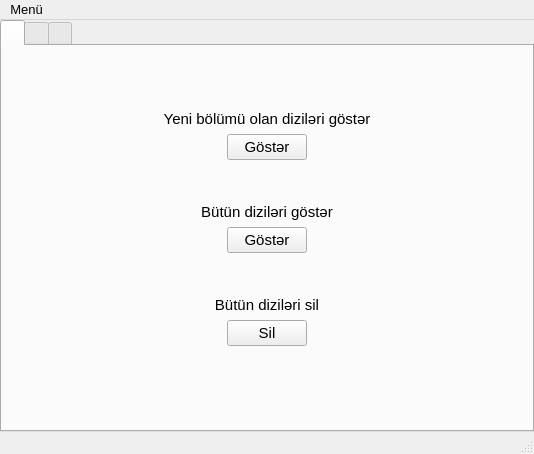
<?xml version="1.0" encoding="UTF-8"?>
<ui version="4.0">
 <class>MainWindow</class>
 <widget class="QMainWindow" name="MainWindow">
  <property name="geometry">
   <rect>
    <x>0</x>
    <y>0</y>
    <width>534</width>
    <height>454</height>
   </rect>
  </property>
  <property name="maximumSize">
   <size>
    <width>800</width>
    <height>600</height>
   </size>
  </property>
  <property name="windowTitle">
   <string>MainWindow</string>
  </property>
  <property name="windowIcon">
   <iconset resource="icons.qrc">
    <normaloff>:/icons/icons/Designbolts-Free-Multimedia-Film.ico</normaloff>:/icons/icons/Designbolts-Free-Multimedia-Film.ico</iconset>
  </property>
  <widget class="QWidget" name="centralwidget">
   <layout class="QGridLayout" name="gridLayout">
    <property name="leftMargin">
     <number>0</number>
    </property>
    <property name="topMargin">
     <number>0</number>
    </property>
    <property name="rightMargin">
     <number>0</number>
    </property>
    <property name="bottomMargin">
     <number>0</number>
    </property>
    <property name="spacing">
     <number>0</number>
    </property>
    <item row="1" column="0">
     <widget class="QTabWidget" name="tabWidget">
      <property name="enabled">
       <bool>true</bool>
      </property>
      <property name="currentIndex">
       <number>0</number>
      </property>
      <property name="iconSize">
       <size>
        <width>43</width>
        <height>28</height>
       </size>
      </property>
      <property name="movable">
       <bool>true</bool>
      </property>
      <widget class="QWidget" name="tab">
       <property name="enabled">
        <bool>true</bool>
       </property>
       <attribute name="icon">
        <iconset resource="icons.qrc">
         <normaloff>:/icons/icons/chapter.png</normaloff>:/icons/icons/chapter.png</iconset>
       </attribute>
       <attribute name="title">
        <string/>
       </attribute>
       <attribute name="toolTip">
        <string>Diziləri göztər</string>
       </attribute>
       <layout class="QGridLayout" name="gridLayout_3">
        <item row="0" column="0">
         <layout class="QVBoxLayout" name="verticalLayout">
          <property name="topMargin">
           <number>55</number>
          </property>
          <property name="bottomMargin">
           <number>75</number>
          </property>
          <item>
           <widget class="QLabel" name="label">
            <property name="font">
             <font>
              <pointsize>11</pointsize>
             </font>
            </property>
            <property name="text">
             <string>Yeni bölümü olan diziləri göstər</string>
            </property>
            <property name="alignment">
             <set>Qt::AlignCenter</set>
            </property>
           </widget>
          </item>
          <item>
           <layout class="QHBoxLayout" name="horizontalLayout_2">
            <item>
             <spacer name="horizontalSpacer_3">
              <property name="orientation">
               <enum>Qt::Horizontal</enum>
              </property>
              <property name="sizeHint" stdset="0">
               <size>
                <width>40</width>
                <height>20</height>
               </size>
              </property>
             </spacer>
            </item>
            <item>
             <widget class="QPushButton" name="pushButton">
              <property name="sizePolicy">
               <sizepolicy hsizetype="Preferred" vsizetype="Fixed">
                <horstretch>0</horstretch>
                <verstretch>0</verstretch>
               </sizepolicy>
              </property>
              <property name="font">
               <font>
                <pointsize>11</pointsize>
                <bold>false</bold>
               </font>
              </property>
              <property name="text">
               <string>Göstər</string>
              </property>
             </widget>
            </item>
            <item>
             <spacer name="horizontalSpacer_4">
              <property name="orientation">
               <enum>Qt::Horizontal</enum>
              </property>
              <property name="sizeHint" stdset="0">
               <size>
                <width>40</width>
                <height>20</height>
               </size>
              </property>
             </spacer>
            </item>
           </layout>
          </item>
          <item>
           <spacer name="verticalSpacer">
            <property name="orientation">
             <enum>Qt::Vertical</enum>
            </property>
            <property name="sizeHint" stdset="0">
             <size>
              <width>216</width>
              <height>61</height>
             </size>
            </property>
           </spacer>
          </item>
          <item>
           <widget class="QLabel" name="label_2">
            <property name="font">
             <font>
              <pointsize>11</pointsize>
             </font>
            </property>
            <property name="text">
             <string>Bütün diziləri göstər</string>
            </property>
            <property name="alignment">
             <set>Qt::AlignCenter</set>
            </property>
           </widget>
          </item>
          <item>
           <layout class="QHBoxLayout" name="horizontalLayout">
            <item>
             <spacer name="horizontalSpacer">
              <property name="orientation">
               <enum>Qt::Horizontal</enum>
              </property>
              <property name="sizeHint" stdset="0">
               <size>
                <width>20</width>
                <height>20</height>
               </size>
              </property>
             </spacer>
            </item>
            <item>
             <widget class="QPushButton" name="pushButton_2">
              <property name="sizePolicy">
               <sizepolicy hsizetype="Preferred" vsizetype="Preferred">
                <horstretch>0</horstretch>
                <verstretch>0</verstretch>
               </sizepolicy>
              </property>
              <property name="font">
               <font>
                <pointsize>11</pointsize>
               </font>
              </property>
              <property name="text">
               <string>Göstər</string>
              </property>
             </widget>
            </item>
            <item>
             <spacer name="horizontalSpacer_2">
              <property name="orientation">
               <enum>Qt::Horizontal</enum>
              </property>
              <property name="sizeHint" stdset="0">
               <size>
                <width>20</width>
                <height>20</height>
               </size>
              </property>
             </spacer>
            </item>
           </layout>
          </item>
          <item>
           <spacer name="verticalSpacer_2">
            <property name="orientation">
             <enum>Qt::Vertical</enum>
            </property>
            <property name="sizeType">
             <enum>QSizePolicy::Expanding</enum>
            </property>
            <property name="sizeHint" stdset="0">
             <size>
              <width>216</width>
              <height>61</height>
             </size>
            </property>
           </spacer>
          </item>
          <item>
           <widget class="QLabel" name="label_3">
            <property name="font">
             <font>
              <pointsize>11</pointsize>
             </font>
            </property>
            <property name="text">
             <string>Bütün diziləri sil</string>
            </property>
            <property name="alignment">
             <set>Qt::AlignCenter</set>
            </property>
           </widget>
          </item>
          <item>
           <layout class="QHBoxLayout" name="horizontalLayout_3">
            <item>
             <spacer name="horizontalSpacer_5">
              <property name="orientation">
               <enum>Qt::Horizontal</enum>
              </property>
              <property name="sizeHint" stdset="0">
               <size>
                <width>40</width>
                <height>20</height>
               </size>
              </property>
             </spacer>
            </item>
            <item>
             <widget class="QPushButton" name="pushButton_3">
              <property name="font">
               <font>
                <pointsize>11</pointsize>
               </font>
              </property>
              <property name="text">
               <string>Sil</string>
              </property>
             </widget>
            </item>
            <item>
             <spacer name="horizontalSpacer_6">
              <property name="orientation">
               <enum>Qt::Horizontal</enum>
              </property>
              <property name="sizeHint" stdset="0">
               <size>
                <width>40</width>
                <height>20</height>
               </size>
              </property>
             </spacer>
            </item>
           </layout>
          </item>
         </layout>
        </item>
       </layout>
      </widget>
      <widget class="QWidget" name="tab_2">
       <attribute name="icon">
        <iconset resource="icons.qrc">
         <normaloff>:/icons/icons/add-video.png</normaloff>:/icons/icons/add-video.png</iconset>
       </attribute>
       <attribute name="title">
        <string/>
       </attribute>
       <attribute name="toolTip">
        <string>Dizi əlavə elə</string>
       </attribute>
       <layout class="QGridLayout" name="gridLayout_4">
        <item row="0" column="0">
         <layout class="QVBoxLayout" name="verticalLayout_2" stretch="0,0,0,0,0,0,0">
          <property name="spacing">
           <number>16</number>
          </property>
          <property name="topMargin">
           <number>0</number>
          </property>
          <property name="bottomMargin">
           <number>55</number>
          </property>
          <item>
           <widget class="QLabel" name="label_13">
            <property name="font">
             <font>
              <pointsize>12</pointsize>
             </font>
            </property>
            <property name="text">
             <string>Dizi əlavə elə</string>
            </property>
            <property name="alignment">
             <set>Qt::AlignCenter</set>
            </property>
           </widget>
          </item>
          <item>
           <layout class="QHBoxLayout" name="horizontalLayout_5">
            <property name="spacing">
             <number>6</number>
            </property>
            <property name="rightMargin">
             <number>141</number>
            </property>
            <item>
             <widget class="QLabel" name="label_4">
              <property name="font">
               <font>
                <pointsize>11</pointsize>
               </font>
              </property>
              <property name="text">
               <string>Dizinin adın daxil edin:</string>
              </property>
             </widget>
            </item>
            <item>
             <widget class="QLineEdit" name="lineEdit">
              <property name="alignment">
               <set>Qt::AlignLeading|Qt::AlignLeft|Qt::AlignVCenter</set>
              </property>
              <property name="placeholderText">
               <string>Ad</string>
              </property>
             </widget>
            </item>
           </layout>
          </item>
          <item>
           <layout class="QHBoxLayout" name="horizontalLayout_6">
            <property name="spacing">
             <number>6</number>
            </property>
            <property name="rightMargin">
             <number>138</number>
            </property>
            <item>
             <widget class="QLabel" name="label_5">
              <property name="font">
               <font>
                <pointsize>11</pointsize>
               </font>
              </property>
              <property name="text">
               <string>Dizinin linkini daxil edin:</string>
              </property>
             </widget>
            </item>
            <item>
             <widget class="QLineEdit" name="lineEdit_2">
              <property name="placeholderText">
               <string>Link</string>
              </property>
             </widget>
            </item>
           </layout>
          </item>
          <item>
           <layout class="QHBoxLayout" name="horizontalLayout_7">
            <property name="spacing">
             <number>6</number>
            </property>
            <property name="rightMargin">
             <number>11</number>
            </property>
            <item>
             <widget class="QLabel" name="label_6">
              <property name="font">
               <font>
                <pointsize>11</pointsize>
               </font>
              </property>
              <property name="text">
               <string>Dizinin baxdığınız son sezonunu daxil edin:</string>
              </property>
             </widget>
            </item>
            <item>
             <widget class="QLineEdit" name="lineEdit_3">
              <property name="placeholderText">
               <string>Sezon</string>
              </property>
             </widget>
            </item>
           </layout>
          </item>
          <item>
           <layout class="QHBoxLayout" name="horizontalLayout_8">
            <property name="spacing">
             <number>2</number>
            </property>
            <property name="rightMargin">
             <number>9</number>
            </property>
            <item>
             <widget class="QLabel" name="label_7">
              <property name="font">
               <font>
                <pointsize>11</pointsize>
               </font>
              </property>
              <property name="text">
               <string>Dizinin baxdığınız son bölümünü daxil edin:</string>
              </property>
             </widget>
            </item>
            <item>
             <widget class="QLineEdit" name="lineEdit_4">
              <property name="placeholderText">
               <string>Bölüm</string>
              </property>
             </widget>
            </item>
           </layout>
          </item>
          <item>
           <spacer name="verticalSpacer_11">
            <property name="orientation">
             <enum>Qt::Vertical</enum>
            </property>
            <property name="sizeType">
             <enum>QSizePolicy::Preferred</enum>
            </property>
            <property name="sizeHint" stdset="0">
             <size>
              <width>20</width>
              <height>40</height>
             </size>
            </property>
           </spacer>
          </item>
          <item>
           <layout class="QHBoxLayout" name="horizontalLayout_4">
            <property name="leftMargin">
             <number>140</number>
            </property>
            <property name="rightMargin">
             <number>140</number>
            </property>
            <item>
             <widget class="QPushButton" name="pushButton_4">
              <property name="sizePolicy">
               <sizepolicy hsizetype="Preferred" vsizetype="Fixed">
                <horstretch>0</horstretch>
                <verstretch>0</verstretch>
               </sizepolicy>
              </property>
              <property name="font">
               <font>
                <pointsize>11</pointsize>
                <bold>false</bold>
               </font>
              </property>
              <property name="text">
               <string>Əlavə elə</string>
              </property>
             </widget>
            </item>
           </layout>
          </item>
         </layout>
        </item>
       </layout>
      </widget>
      <widget class="QWidget" name="tab_3">
       <attribute name="icon">
        <iconset resource="icons.qrc">
         <normaloff>:/icons/icons/search.png</normaloff>:/icons/icons/search.png</iconset>
       </attribute>
       <attribute name="title">
        <string/>
       </attribute>
       <attribute name="toolTip">
        <string>Dizi axtar</string>
       </attribute>
       <layout class="QGridLayout" name="gridLayout_2">
        <item row="0" column="0">
         <layout class="QVBoxLayout" name="verticalLayout_3">
          <property name="spacing">
           <number>0</number>
          </property>
          <property name="topMargin">
           <number>13</number>
          </property>
          <property name="rightMargin">
           <number>0</number>
          </property>
          <property name="bottomMargin">
           <number>0</number>
          </property>
          <item>
           <layout class="QHBoxLayout" name="horizontalLayout_9">
            <property name="spacing">
             <number>15</number>
            </property>
            <property name="leftMargin">
             <number>60</number>
            </property>
            <property name="rightMargin">
             <number>60</number>
            </property>
            <item>
             <widget class="QLabel" name="label_8">
              <property name="font">
               <font>
                <pointsize>11</pointsize>
               </font>
              </property>
              <property name="text">
               <string>Dizinin adını daxil edin:</string>
              </property>
             </widget>
            </item>
            <item>
             <widget class="QLineEdit" name="lineEdit_5">
              <property name="placeholderText">
               <string>Ad</string>
              </property>
             </widget>
            </item>
           </layout>
          </item>
          <item>
           <spacer name="verticalSpacer_3">
            <property name="orientation">
             <enum>Qt::Vertical</enum>
            </property>
            <property name="sizeType">
             <enum>QSizePolicy::Preferred</enum>
            </property>
            <property name="sizeHint" stdset="0">
             <size>
              <width>20</width>
              <height>60</height>
             </size>
            </property>
           </spacer>
          </item>
          <item>
           <widget class="QLabel" name="label_10">
            <property name="font">
             <font>
              <pointsize>11</pointsize>
             </font>
            </property>
            <property name="text">
             <string>Yeni bölümü olub olmadığına bax</string>
            </property>
            <property name="alignment">
             <set>Qt::AlignCenter</set>
            </property>
           </widget>
          </item>
          <item>
           <spacer name="verticalSpacer_7">
            <property name="orientation">
             <enum>Qt::Vertical</enum>
            </property>
            <property name="sizeType">
             <enum>QSizePolicy::Preferred</enum>
            </property>
            <property name="sizeHint" stdset="0">
             <size>
              <width>20</width>
              <height>26</height>
             </size>
            </property>
           </spacer>
          </item>
          <item>
           <layout class="QHBoxLayout" name="horizontalLayout_10">
            <property name="leftMargin">
             <number>160</number>
            </property>
            <property name="rightMargin">
             <number>160</number>
            </property>
            <item>
             <widget class="QPushButton" name="pushButton_5">
              <property name="font">
               <font>
                <pointsize>11</pointsize>
               </font>
              </property>
              <property name="text">
               <string>Axtar</string>
              </property>
             </widget>
            </item>
           </layout>
          </item>
          <item>
           <spacer name="verticalSpacer_4">
            <property name="orientation">
             <enum>Qt::Vertical</enum>
            </property>
            <property name="sizeHint" stdset="0">
             <size>
              <width>20</width>
              <height>40</height>
             </size>
            </property>
           </spacer>
          </item>
          <item>
           <widget class="QLabel" name="label_11">
            <property name="font">
             <font>
              <pointsize>11</pointsize>
             </font>
            </property>
            <property name="text">
             <string>Diziyi göstər</string>
            </property>
            <property name="alignment">
             <set>Qt::AlignCenter</set>
            </property>
           </widget>
          </item>
          <item>
           <spacer name="verticalSpacer_8">
            <property name="orientation">
             <enum>Qt::Vertical</enum>
            </property>
            <property name="sizeType">
             <enum>QSizePolicy::Preferred</enum>
            </property>
            <property name="sizeHint" stdset="0">
             <size>
              <width>20</width>
              <height>26</height>
             </size>
            </property>
           </spacer>
          </item>
          <item>
           <layout class="QHBoxLayout" name="horizontalLayout_13">
            <property name="leftMargin">
             <number>160</number>
            </property>
            <property name="rightMargin">
             <number>160</number>
            </property>
            <item>
             <widget class="QPushButton" name="pushButton_7">
              <property name="font">
               <font>
                <pointsize>11</pointsize>
               </font>
              </property>
              <property name="text">
               <string>Göstər</string>
              </property>
             </widget>
            </item>
           </layout>
          </item>
          <item>
           <spacer name="verticalSpacer_5">
            <property name="orientation">
             <enum>Qt::Vertical</enum>
            </property>
            <property name="sizeHint" stdset="0">
             <size>
              <width>20</width>
              <height>40</height>
             </size>
            </property>
           </spacer>
          </item>
          <item>
           <widget class="QLabel" name="label_9">
            <property name="font">
             <font>
              <pointsize>11</pointsize>
             </font>
            </property>
            <property name="text">
             <string>Diziyi güncəllə</string>
            </property>
            <property name="alignment">
             <set>Qt::AlignCenter</set>
            </property>
           </widget>
          </item>
          <item>
           <spacer name="verticalSpacer_9">
            <property name="orientation">
             <enum>Qt::Vertical</enum>
            </property>
            <property name="sizeType">
             <enum>QSizePolicy::Preferred</enum>
            </property>
            <property name="sizeHint" stdset="0">
             <size>
              <width>20</width>
              <height>26</height>
             </size>
            </property>
           </spacer>
          </item>
          <item>
           <layout class="QHBoxLayout" name="horizontalLayout_15">
            <property name="leftMargin">
             <number>160</number>
            </property>
            <property name="rightMargin">
             <number>160</number>
            </property>
            <item>
             <widget class="QPushButton" name="pushButton_6">
              <property name="font">
               <font>
                <pointsize>11</pointsize>
               </font>
              </property>
              <property name="text">
               <string>Güncəllə</string>
              </property>
             </widget>
            </item>
           </layout>
          </item>
          <item>
           <spacer name="verticalSpacer_6">
            <property name="orientation">
             <enum>Qt::Vertical</enum>
            </property>
            <property name="sizeHint" stdset="0">
             <size>
              <width>20</width>
              <height>40</height>
             </size>
            </property>
           </spacer>
          </item>
          <item>
           <widget class="QLabel" name="label_12">
            <property name="font">
             <font>
              <pointsize>11</pointsize>
             </font>
            </property>
            <property name="text">
             <string>Diziyi sil</string>
            </property>
            <property name="alignment">
             <set>Qt::AlignCenter</set>
            </property>
           </widget>
          </item>
          <item>
           <spacer name="verticalSpacer_10">
            <property name="orientation">
             <enum>Qt::Vertical</enum>
            </property>
            <property name="sizeType">
             <enum>QSizePolicy::Preferred</enum>
            </property>
            <property name="sizeHint" stdset="0">
             <size>
              <width>20</width>
              <height>26</height>
             </size>
            </property>
           </spacer>
          </item>
          <item>
           <layout class="QHBoxLayout" name="horizontalLayout_16">
            <property name="leftMargin">
             <number>160</number>
            </property>
            <property name="rightMargin">
             <number>160</number>
            </property>
            <item>
             <widget class="QPushButton" name="pushButton_8">
              <property name="font">
               <font>
                <pointsize>11</pointsize>
               </font>
              </property>
              <property name="text">
               <string>Sil</string>
              </property>
             </widget>
            </item>
           </layout>
          </item>
         </layout>
        </item>
       </layout>
      </widget>
     </widget>
    </item>
   </layout>
  </widget>
  <widget class="QMenuBar" name="menubar">
   <property name="geometry">
    <rect>
     <x>0</x>
     <y>0</y>
     <width>534</width>
     <height>24</height>
    </rect>
   </property>
   <property name="font">
    <font>
     <pointsize>10</pointsize>
    </font>
   </property>
   <widget class="QMenu" name="menuMen">
    <property name="font">
     <font>
      <pointsize>9</pointsize>
     </font>
    </property>
    <property name="title">
     <string>Menü</string>
    </property>
    <addaction name="actionGitHub"/>
    <addaction name="actionHaqq_nda"/>
   </widget>
   <addaction name="menuMen"/>
  </widget>
  <widget class="QStatusBar" name="statusbar"/>
  <action name="actionGitHub">
   <property name="icon">
    <iconset resource="icons.qrc">
     <normaloff>:/icons/icons/Papirus-Team-Papirus-Apps-Github.ico</normaloff>:/icons/icons/Papirus-Team-Papirus-Apps-Github.ico</iconset>
   </property>
   <property name="text">
    <string>GitHub</string>
   </property>
  </action>
  <action name="actionHaqq_nda">
   <property name="icon">
    <iconset resource="icons.qrc">
     <normaloff>:/icons/icons/info.png</normaloff>:/icons/icons/info.png</iconset>
   </property>
   <property name="text">
    <string>Haqqında</string>
   </property>
  </action>
 </widget>
 <resources>
  <include location="icons.qrc"/>
 </resources>
 <connections/>
</ui>
